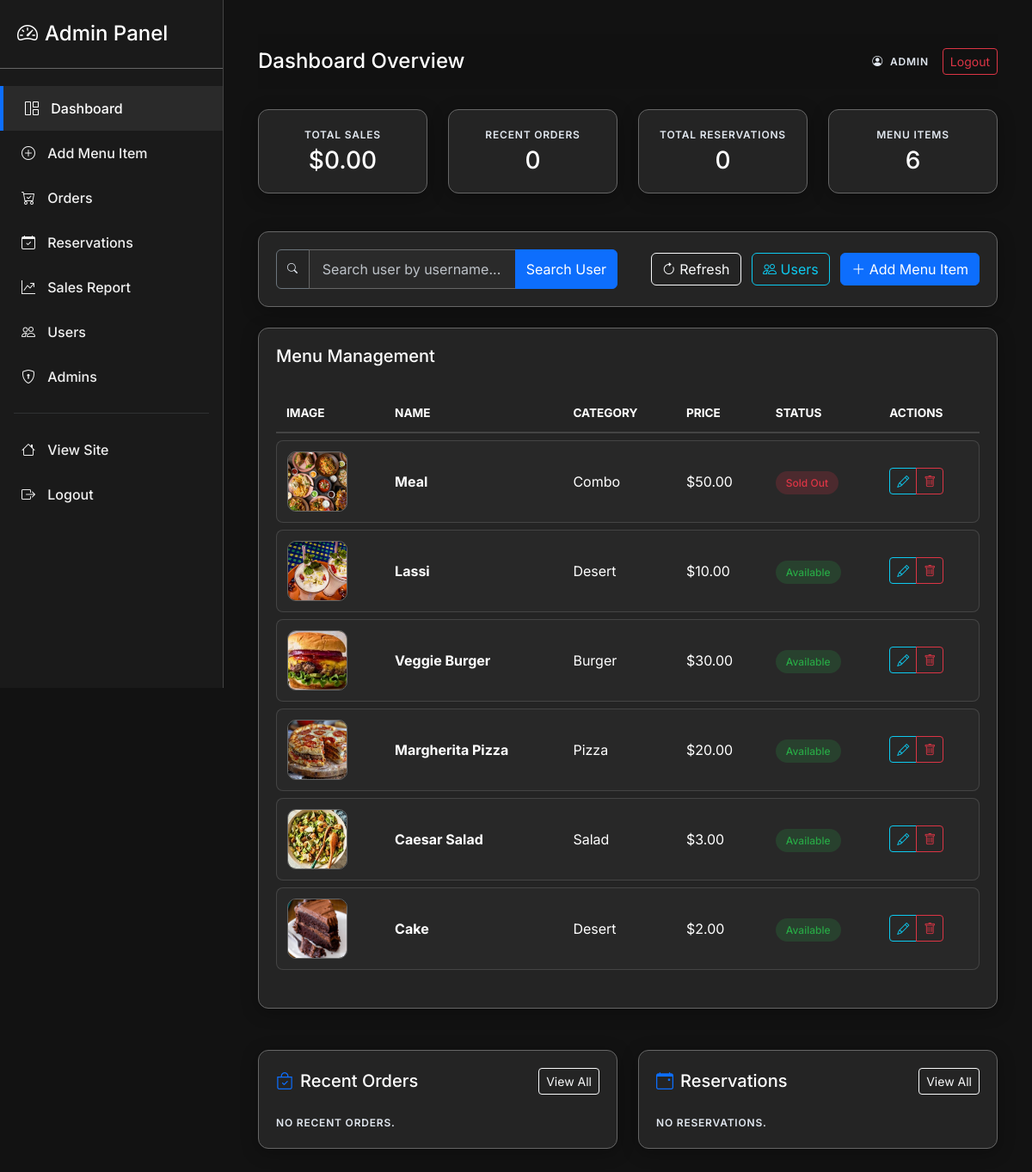
The app's page /admin (signed in) with its own data.
### app.py (models this page shows, shortened)
class MenuItem(db.Model):
    id = db.Column(db.Integer, primary_key=True)
    name = db.Column(db.String(150), nullable=False)
    price = db.Column(db.Float, nullable=False, default=0.0)
    category = db.Column(db.String(100), nullable=True)
    ingredients = db.Column(db.String(400), nullable=True)
    availability = db.Column(db.Boolean, default=True)  # NOTE: matches templates
    image = db.Column(db.String(300), nullable=True)
    ratings = db.relationship('Rating', backref='menu_item', lazy=True, cascade="all, delete-orphan")
    def get_average_rating(self):
        if not self.ratings:
            return 0
        return round(sum(r.score for r in self.ratings) / len(self.ratings), 1)

### app.py (the view)
@app.route('/admin')
@admin_required
def admin_index():
    items = MenuItem.query.order_by(MenuItem.id.desc()).all()
    orders = Order.query.order_by(Order.created_at.desc()).all()
    reservations = Reservation.query.order_by(Reservation.created_at.desc()).all()
    for o in orders:
        try:
            o.items_parsed = json.loads(o.items)
        except:
            o.items_parsed = []
    total_sales = db.session.query(db.func.sum(Order.total)).scalar() or 0
    return render_template('admin/index.html', items=items, orders=orders, reservations=reservations, total_sales=total_sales)

### app.py (called while the page is built)
def admin_required(fn):
    @wraps(fn)
    def wrapper(*args, **kwargs):
        if not session.get('is_admin'):
            flash('Admin login required.')
            return redirect(url_for('admin_login'))
        return fn(*args, **kwargs)
    return wrapper

@app.context_processor
def inject_global_data():
    cart = session.get('cart', {})
    count = sum(cart.values()) if isinstance(cart, dict) else 0
    all_items = MenuItem.query.all()
    best_item = None
    max_avg = 0
    for it in all_items:
        avg = it.get_average_rating()
        if avg > max_avg:
            max_avg = avg
            best_item = it
    return dict(cart_count=count, best_rated_item=best_item)

### templates/admin/index.html (shortened to what this page needs)
{% extends 'admin/admin_base.html' %}
{% block admin_title %}Dashboard Overview{% endblock %}
{% block content %}
<div class="row g-4 mb-4">
  <div class="col-md-3">
    <div class="glass-card text-center">
      <div class="text-muted small mb-1">Total Sales</div>
      <h3 class="mb-0 text-white">${{ '%.2f'|format(total_sales) }}</h3>
    </div>
  </div>
  <div class="col-md-3">
    <div class="glass-card text-center">
      <div class="text-muted small mb-1">Recent Orders</div>
      <h3 class="mb-0 text-white">{{ orders|length }}</h3>
    </div>
  </div>
  <div class="col-md-3">
    <div class="glass-card text-center">
      <div class="text-muted small mb-1">Total Reservations</div>
      <h3 class="mb-0 text-white">{{ reservations|length }}</h3>
    </div>
  </div>
  <div class="col-md-3">
    <div class="glass-card text-center">
      <div class="text-muted small mb-1">Menu Items</div>
      <h3 class="mb-0 text-white">{{ items|length }}</h3>
    </div>
  </div>
</div>
<div class="glass-card mb-4">
  <div class="row align-items-center">
    <div class="col-md-6">
      <div class="input-group">
        <span class="input-group-text bg-transparent border-secondary text-muted"><i class="bi bi-search"></i></span>
        <input type="text" id="searchUsername" class="form-control admin-input"
          placeholder="Search user by username...">
        <button class="btn btn-primary" onclick="searchUser()">Search User</button>
      </div>
    </div>
    <div class="col-md-6 text-md-end mt-3 mt-md-0">
      <a class="btn btn-outline-light me-2" href="{{ url_for('admin_index') }}"><i class="bi bi-arrow-clockwise"></i>
        Refresh</a>
      <a class="btn btn-outline-info me-2" href="{{ url_for('admin_users') }}"><i class="bi bi-people"></i> Users</a>
      <a class="btn btn-primary" href="{{ url_for('admin_add_menu') }}"><i class="bi bi-plus-lg"></i> Add Menu Item</a>
    </div>
  </div>
</div>
<div class="glass-card">
  <div class="d-flex justify-content-between align-items-center mb-4">
    <h5 class="mb-0 text-white">Menu Management</h5>
  </div>
  <div class="table-responsive">
    <table class="admin-table">
      <thead>
        <tr>
          <th>Image</th>
          <th>Name</th>
          <th>Category</th>
          <th>Price</th>
          <th>Status</th>
          <th>Actions</th>
        </tr>
      </thead>
      <tbody>
        {% for it in items %}
        <tr>
          <td>
            <img
              src="{{ it.image and url_for('static', filename='uploads/' ~ it.image) or url_for('static', filename='img/placeholder.jpg') }}"
              class="admin-img-thumb" alt="{{ it.name }}">
          </td>
          <td><span class="fw-bold">{{ it.name }}</span></td>
          <td>{{ it.category }}</td>
          <td>${{ '%.2f'|format(it.price) }}</td>
          <td>
            {% if it.availability %}
            <span class="badge-admin badge-admin-success">Available</span>
            {% else %}
            <span class="badge-admin badge-admin-danger">Sold Out</span>
            {% endif %}
          </td>
          <td>
            <div class="btn-group">
              <a class="btn btn-sm btn-outline-info" href="{{ url_for('admin_edit_menu', item_id=it.id) }}"><i
                  class="bi bi-pencil"></i></a>
              <a class="btn btn-sm btn-outline-danger" href="{{ url_for('admin_delete_menu', item_id=it.id) }}"
                onclick="handlePremiumConfirm(event, 'Delete this item?', this, 'Confirm Deletion', 'bi-trash')"><i
                  class="bi bi-trash"></i></a>
            </div>
          </td>
        </tr>
        {% endfor %}
      </tbody>
    </table>
  </div>
</div>
<div class="row g-4 mt-4">
  <div class="col-lg-6">
    <div class="glass-card">
      <div class="d-flex justify-content-between align-items-center mb-4">
        <h5 class="mb-0 text-white"><i class="bi bi-bag-check me-2 text-primary"></i>Recent Orders</h5>
        <a href="{{ url_for('admin_orders') }}" class="btn btn-sm btn-outline-light">View All</a>
      </div>
      <div class="list-group list-group-flush bg-transparent">
        {% for o in orders[:8] %}
        <div class="list-group-item bg-transparent border-secondary text-light px-0 py-3">
          <div class="d-flex justify-content-between align-items-start">
            <div>
              <div class="fw-bold text-white mb-1">
                <span class="text-primary me-2">{{ orders|length - loop.index0 }}.</span>
                <a href="javascript:void(0);" onclick="openOrderModal({{ o.id }})"
                  class="text-info text-decoration-none">
                  #{{ o.unique_order_number or o.id }}
                </a>
              </div>
              <div class="small text-muted">
                {% if o.user %}
                <a class="text-info text-decoration-none" href="javascript:void(0);"
                  onclick="openUserModal('{{ o.user.username }}')">@{{ o.user.username }}</a>
                {% else %}Anon{% endif %}
                &bull; ${{ '%.2f'|format(o.total) }}
              </div>
            </div>
            <span class="badge-admin
              {% if o.status == 'Confirmed' %}badge-admin-success
              {% elif o.status == 'Paid' %}badge-admin-info
              {% else %}badge-admin-warning{% endif %}">
              {{ o.status }}
            </span>
          </div>
          <div class="small mt-2 text-muted"><i class="bi bi-clock me-1"></i>{{ o.created_at.strftime('%Y-%m-%d %H:%M')
            }}</div>
          <div class="mt-3">
            {% if o.status != 'Confirmed' %}
            <a class="btn btn-sm btn-success py-0 px-2 small"
              href="{{ url_for('admin_confirm_order', order_id=o.id, sl=orders|length - loop.index0) }}">Confirm</a>
            {% endif %}
            <a class="btn btn-sm btn-outline-danger py-0 px-2 small"
              href="{{ url_for('admin_delete_order', order_id=o.id, sl=orders|length - loop.index0) }}"
              onclick="handlePremiumConfirm(event, 'Delete order?', this, 'Confirm Delete', 'bi-exclamation-triangle')">Delete</a>
          </div>
        </div>
        {% else %}
        <div class="text-muted small">No recent orders.</div>
        {% endfor %}
      </div>
    </div>
  </div>
  <div class="col-lg-6">
    <div class="glass-card">
      <div class="d-flex justify-content-between align-items-center mb-4">
        <h5 class="mb-0 text-white"><i class="bi bi-calendar-event me-2 text-primary"></i>Reservations</h5>
        <a href="{{ url_for('admin_reservations') }}" class="btn btn-sm btn-outline-light">View All</a>
      </div>
      <div class="list-group list-group-flush bg-transparent">
        {% for r in reservations[:8] %}
        <div class="list-group-item bg-transparent border-secondary text-light px-0 py-3">
          <div class="d-flex justify-content-between align-items-start">
            <div>
              <div class="fw-bold text-white mb-1">
                <span class="text-primary me-2">{{ reservations|length - loop.index0 }}.</span> Table {{ r.table_no }}
              </div>
              <div class="small text-muted">
                {% if r.user %}
                <a class="text-info text-decoration-none" href="javascript:void(0);"
                  onclick="openUserModal('{{ r.user.username }}')">@{{ r.user.username }}</a>
                {% else %}Anon{% endif %}
                &bull; {{ r.guests }} Guests
              </div>
            </div>
            <span
              class="badge-admin {% if r.status == 'Canceled' %}badge-admin-danger{% elif r.status == 'Pending' %}badge-admin-warning{% else %}badge-admin-success{% endif %}">
              {{ r.status }}
            </span>
          </div>
          <div class="small mt-2 text-muted">
            <i class="bi bi-calendar3 me-1"></i>{{ r.date }} &bull; <i class="bi bi-alarm me-1"></i>{{ r.time }} &bull;
            <i class="bi bi-hourglass-split me-1"></i>{{ r.duration }}h
          </div>
          <div class="mt-3">
            {% if r.status != 'Confirmed' %}
            <a class="btn btn-sm btn-success py-0 px-2 small"
              href="{{ url_for('admin_confirm_reservation', res_id=r.id) }}">Confirm</a>
            {% endif %}
            {% if r.status != 'Canceled' %}
            <a class="btn btn-sm btn-warning py-0 px-2 small"
              href="{{ url_for('admin_cancel_reservation', res_id=r.id) }}">Cancel</a>
            {% endif %}
            <a class="btn btn-sm btn-outline-danger py-0 px-2 small"
              href="{{ url_for('admin_remove_reservation', res_id=r.id) }}"
              onclick="handlePremiumConfirm(event, 'Permanently remove this reservation?', this, 'Remove', 'bi-trash')">Remove</a>
          </div>
        </div>
        {% else %}
        <div class="text-muted small">No reservations.</div>
        {% endfor %}
      </div>
    </div>
  </div>
</div>
{% endblock %}

### static/css/admin.css (style rules this page uses)
:root { --admin-bg: #121212; --sidebar-bg: #1a1a1a; --card-bg: #242424; --border-color: #444444; --border-whitish: #666666; --text-main: #ffffff; --text-muted: #ffffff; --text-stylish: #e2e8f0; --accent-color: #0d6efd; --accent-hover: #0b5ed7; --sidebar-width: 260px; }
body.admin-body { background-color: var(--admin-bg); color: var(--text-main); font-family: 'Inter', sans-serif; overflow-x: hidden; }
.text-muted { color: var(--text-stylish) !important; letter-spacing: 0.8px; text-transform: uppercase; font-size: 0.75rem; font-weight: 600; }
.small.text-muted { font-weight: 600; }
.glass-card { background: var(--card-bg); border: 1px solid var(--border-whitish); border-radius: 12px; padding: 20px; box-shadow: 0 4px 20px rgba(0, 0, 0, 0.3); margin-bottom: 20px; }
.admin-img-thumb { width: 70px; height: 70px; object-fit: cover; border-radius: 10px; border: 1px solid var(--border-whitish); background: #1a1a1a; }
.admin-table { width: 100%; margin-bottom: 1rem; color: var(--text-main); border-collapse: separate; border-spacing: 0 8px; }
.admin-table thead th { background: transparent; border-bottom: 2px solid var(--border-color); color: var(--text-main); text-transform: uppercase; font-size: 0.85rem; padding: 12px; }
.admin-table tbody tr { background: rgba(255, 255, 255, 0.02); transition: 0.3s; }
.admin-table td { padding: 12px; vertical-align: middle; border-top: 1px solid var(--border-color); border-bottom: 1px solid var(--border-color); }
.admin-table td:first-child { border-left: 1px solid var(--border-color); border-top-left-radius: 8px; border-bottom-left-radius: 8px; }
.admin-table td:last-child { border-right: 1px solid var(--border-color); border-top-right-radius: 8px; border-bottom-right-radius: 8px; }
.badge-admin { padding: 6px 12px; border-radius: 50px; font-weight: 500; font-size: 0.75rem; }
.badge-admin-success { background: rgba(40, 167, 69, 0.2); color: #28a745; }
.badge-admin-danger { background: rgba(220, 53, 69, 0.2); color: #dc3545; }
.admin-input { background: #2a2a2a; border: 1px solid var(--border-whitish); color: #fff; border-radius: 8px; padding: 10px 15px; }
.admin-input::placeholder { color: var(--text-stylish); opacity: 0.8; }

### records on screen
MenuItem: image (picture), name "Meal", category "Combo", price "50.00", availability "Sold Out"
MenuItem: image (picture), name "Lassi", category "Desert", price "10.00", availability "Available"
MenuItem: image (picture), name "Veggie Burger", category "Burger", price "30.00", availability "Available"
MenuItem: image (picture), name "Margherita Pizza", category "Pizza", price "20.00", availability "Available"
MenuItem: image (picture), name "Caesar Salad", category "Salad", price "3.00", availability "Available"
MenuItem: image (picture), name "Cake", category "Desert", price "2.00", availability "Available"

### other values on screen
{{ '%.2f'|format(total_sales) }} "0.00"
{{ orders|length }} "0"
{{ reservations|length }} "0"
{{ items|length }} "6"
